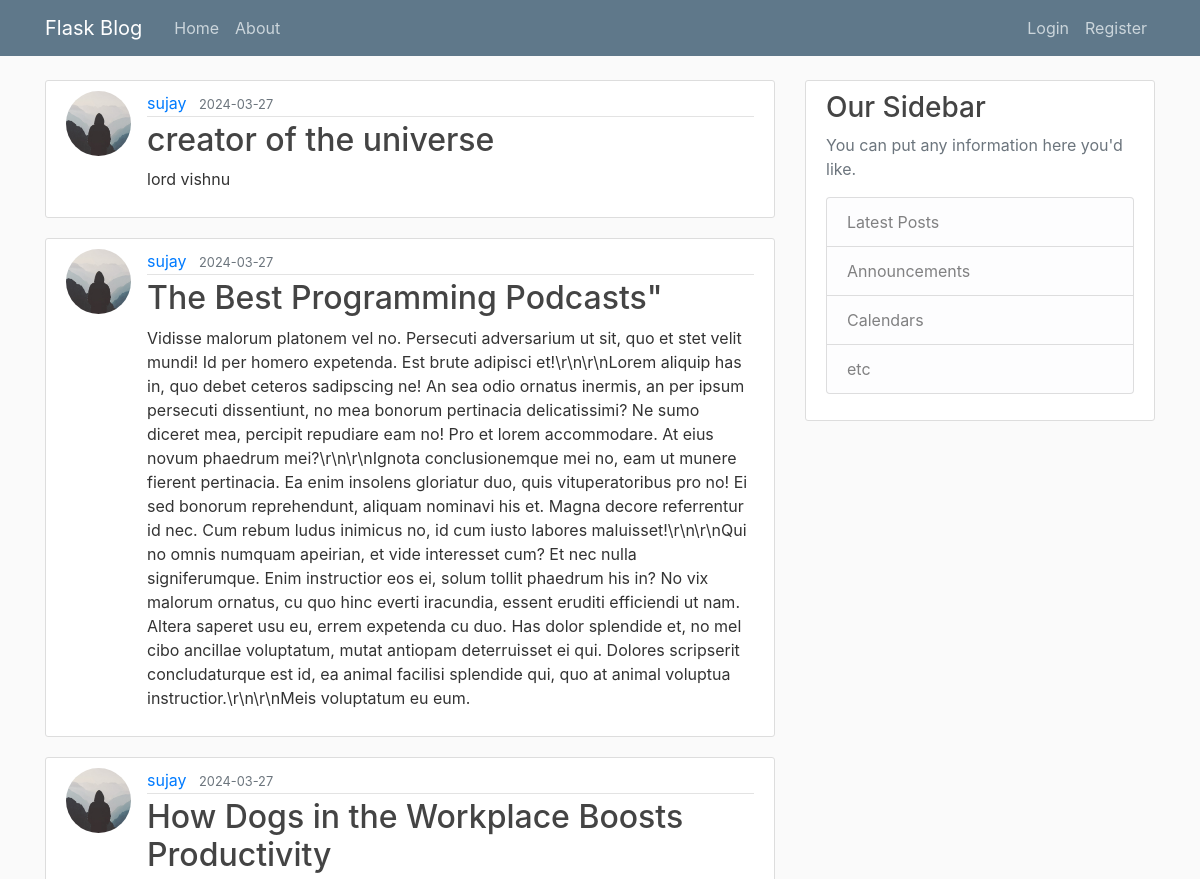
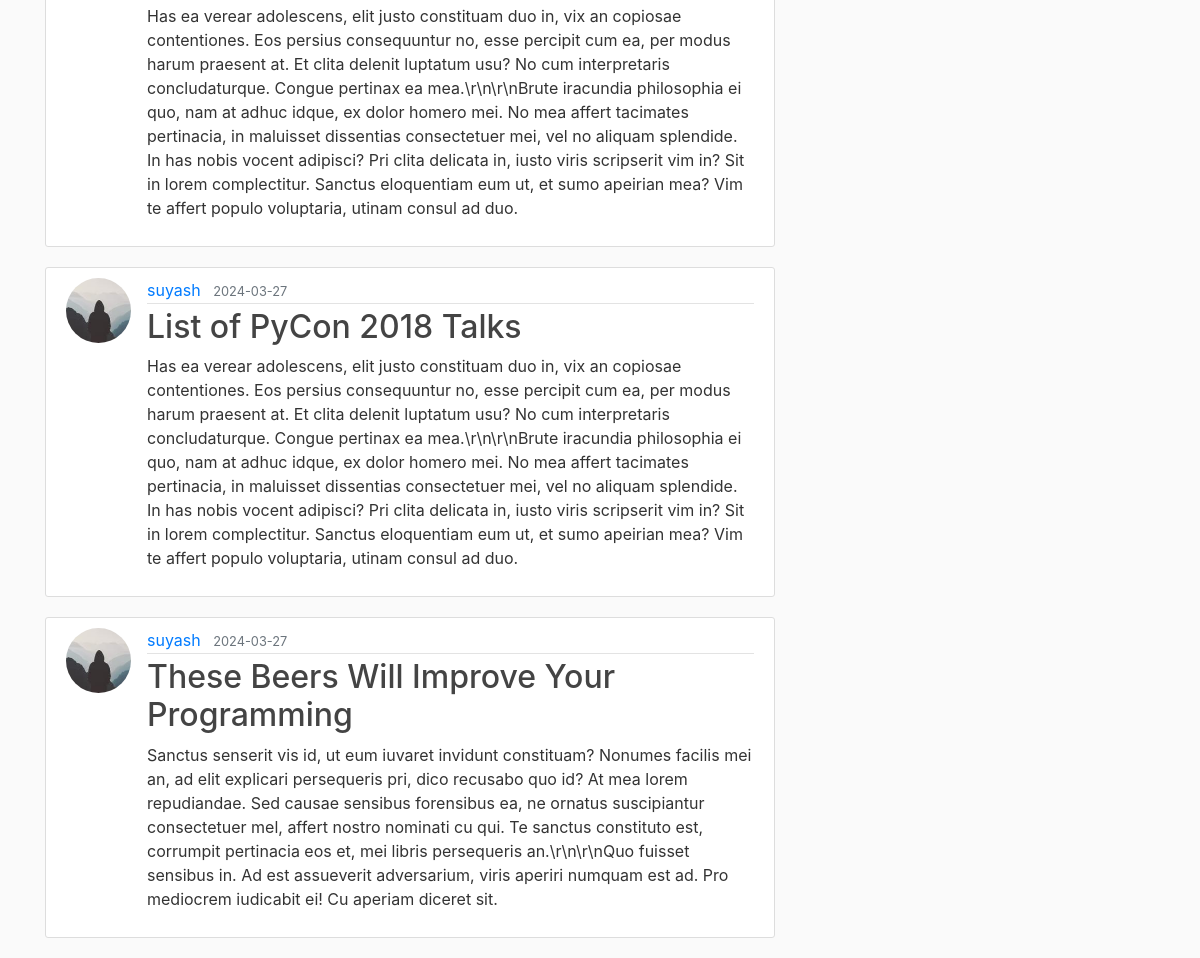
Page /home on the earlier database version (2 pictures, top to bottom).
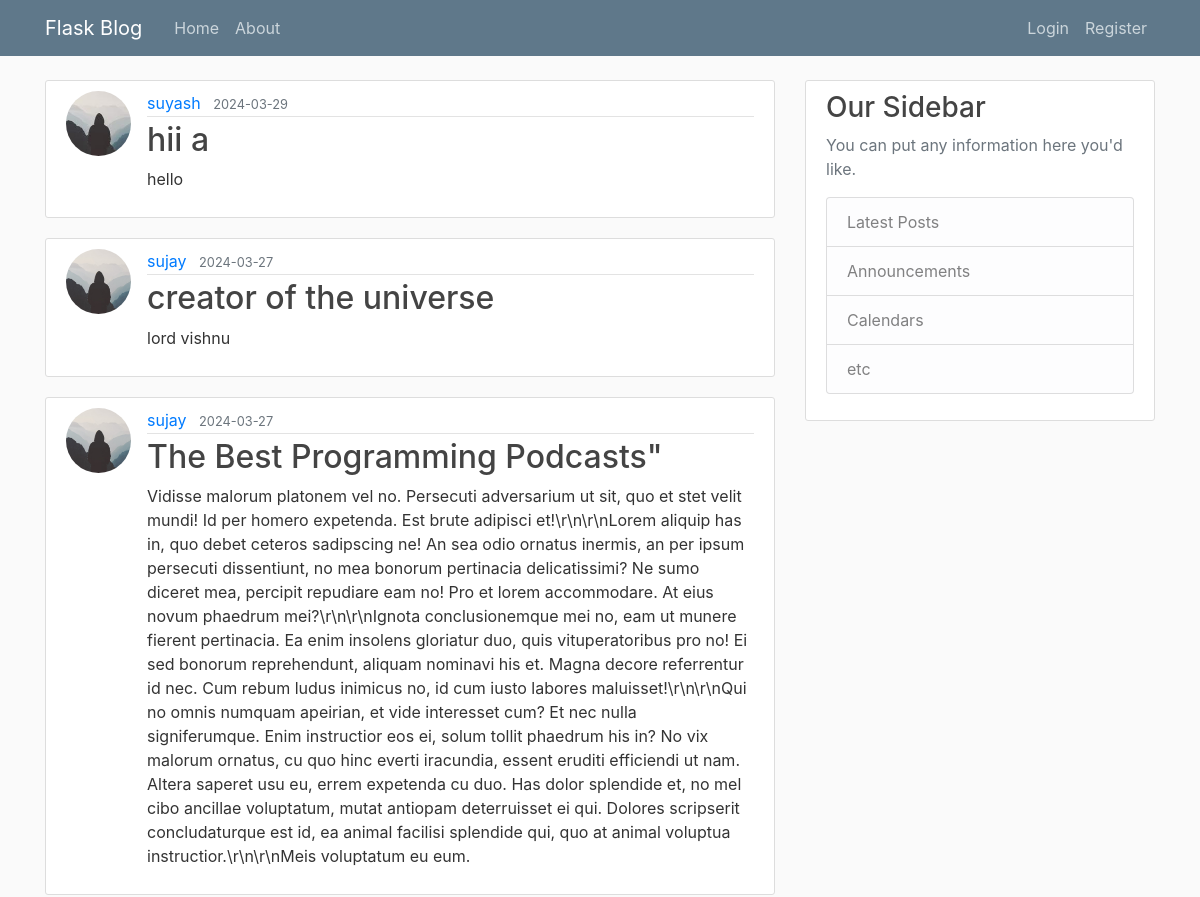
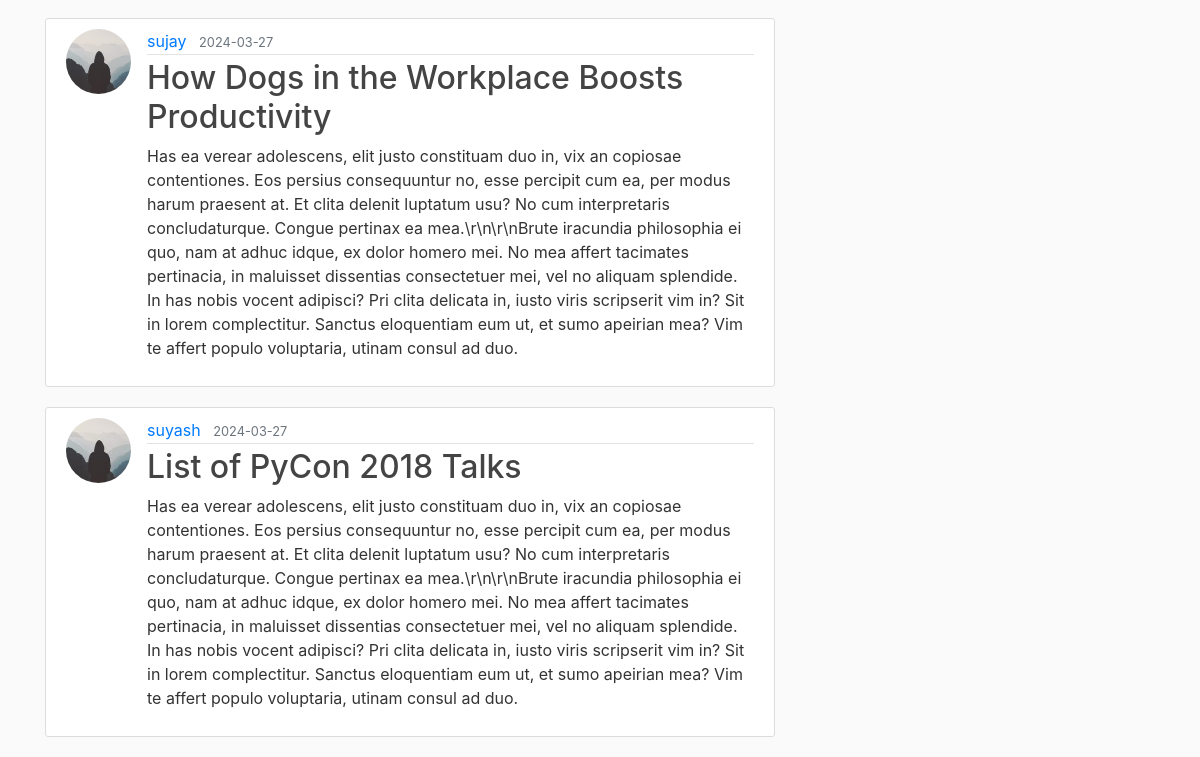
Same page on the later database version (2 pictures, top to bottom).
### flaskblog/models.py (models this page shows, shortened)
class Post(db.Model):
    id = db.Column(db.Integer, primary_key=True)
    title = db.Column(db.String(100), nullable=False)
    date_posted = db.Column(db.DateTime, nullable=False, default=datetime.utcnow)
    content = db.Column(db.Text, nullable=False)
    user_id = db.Column(db.Integer, db.ForeignKey('user.id'), nullable=False)

class User(db.Model, UserMixin):
    id = db.Column(db.Integer, primary_key=True)
    username = db.Column(db.String(20), unique=True, nullable=False)
    email = db.Column(db.String(120), unique=True, nullable=False)
    image_file = db.Column(db.String(20), nullable=False, default='default.jpg')
    password = db.Column(db.String(60), nullable=False)
    posts = db.relationship('Post', backref='author', lazy=True)

### flaskblog/routes.py (the view)
@app.route("/")
@app.route("/home")
def home():
    page = request.args.get('page', 1, type=int)
    posts = Post.query.order_by(Post.date_posted.desc()).paginate(page=page, per_page=5)
    return render_template('home.html', posts=posts)

### flaskblog/templates/home.html
{% extends "layout.html" %}
{% block content%}
  {% for post in posts %}
    <article class="media content-section">
      <img class="rounded-circle article-img" src="{{ url_for('static', filename='profile_pics/' + post.author.image_file) }}">
      <div class="media-body">
        <div class="article-metadata">
          <a class="mr-2" href="#">{{ post.author.username }}</a>
          <small class="text-muted">{{ post.date_posted.strftime('%Y-%m-%d') }}</small>
        </div>
        <h2><a class="article-title" href="{{ url_for('post', post_id=post.id) }}">{{ post.title }}</a></h2>
        <p class="article-content">{{ post.content }}</p>
      </div>
    </article>
  {% endfor %}
{% endblock content%}

### flaskblog/templates/layout.html (shortened to what this page needs)
<!DOCTYPE html>
<html>
<head>
    <link rel="stylesheet" href="https://maxcdn.bootstrapcdn.com/bootstrap/4.0.0/css/bootstrap.min.css">
    <link rel="stylesheet" type="text/css" href="{{ url_for('static', filename='main.css') }}">
</head>
<body>
    <header class="site-header">
      <nav class="navbar navbar-expand-md navbar-dark bg-steel fixed-top">
        <div class="container">
          <a class="navbar-brand mr-4" href="/">Flask Blog</a>
          <div class="collapse navbar-collapse" id="navbarToggle">
            <div class="navbar-nav mr-auto">
              <a class="nav-item nav-link" href="{{ url_for('home') }}">Home</a>
              <a class="nav-item nav-link" href="{{ url_for('about') }}">About</a>
            </div>
            <div class="navbar-nav">
              {% if current_user.is_authenticated %}
              <a class="nav-item nav-link" href="{{ url_for('new_post') }}">New Post</a>
              <a class="nav-item nav-link" href="{{ url_for('account') }}">Account</a>
              <a class="nav-item nav-link" href="{{ url_for('logout') }}">Logout</a>
              {% else %}
                <a class="nav-item nav-link" href="{{ url_for('login') }}">Login</a>
                <a class="nav-item nav-link" href="{{ url_for('register') }}">Register</a>
              {% endif %}
              </div>
          </div>
        </div>
      </nav>
    </header>
    <main role="main" class="container">
      <div class="row">
        <div class="col-md-8">
          {% block content %}{% endblock %}
        </div>
        <div class="col-md-4">
          <div class="content-section">
            <h3>Our Sidebar</h3>
            <p class='text-muted'>You can put any information here you'd like.
              <ul class="list-group">
                <li class="list-group-item list-group-item-light">Latest Posts</li>
                <li class="list-group-item list-group-item-light">Announcements</li>
                <li class="list-group-item list-group-item-light">Calendars</li>
                <li class="list-group-item list-group-item-light">etc</li>
              </ul>
            </p>
          </div>
        </div>
      </div>
    </main>
</body>
</html>

### flaskblog/static/main.css (style rules this page uses)
body { background: #fafafa; color: #333333; margin-top: 5rem; }
h1, h2, h3, h4, h5, h6 { color: #444444; }
.bg-steel { background-color: #5f788a; }
.site-header .navbar-nav .nav-link { color: #cbd5db; }
.content-section { background: #ffffff; padding: 10px 20px; border: 1px solid #dddddd; border-radius: 3px; margin-bottom: 20px; }
.article-title { color: #444444; }
.article-content { white-space: pre-line; }
.article-img { height: 65px; width: 65px; margin-right: 16px; }
.article-metadata { padding-bottom: 1px; margin-bottom: 4px; border-bottom: 1px solid #e3e3e3 }

Differences in the rows shown:
no longer on this page (row unchanged): Post: image_file (picture), author.username "suyash", date_posted "2024-03-27", title "These Beers Will Improve Your Programming", content "Sanctus senserit vis id, ut eum iuvaret invidunt constituam? Nonumes facilis mei an, ad elit explicari persequeris pri, dico recusabo quo id? At mea lorem repudiandae. Sed causae sensibus forensibus ea, ne ornatus suscipiantur consectetuer mel, affert nostro nominati cu qui. Te sanctus constituto est, corrumpit pertinacia eos et, mei libris persequeris an.\\r\\n\\r\\nQuo fuisset sensibus in. Ad est assueverit adversarium, viris aperiri numquam est ad. Pro mediocrem iudicabit ei! Cu aperiam diceret sit."
added Post: image_file (picture), author.username "suyash", date_posted "2024-03-29", title "hii a", content "hello"
